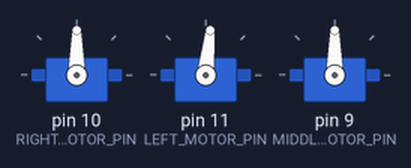
Simulated run of this sketch. Board: Arduino Uno, built with avr-gcc and run on an emulated ATmega328P. On the bench: 3 × servo.

Above: at 90.16 s.
At 90.77 s:
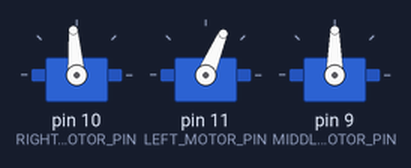
At 91.4 s:
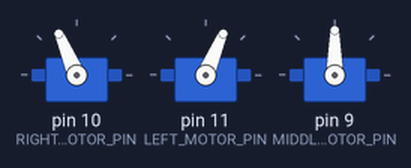
Timing chart, 0 to 92.9 s (numbered marks = the images above):
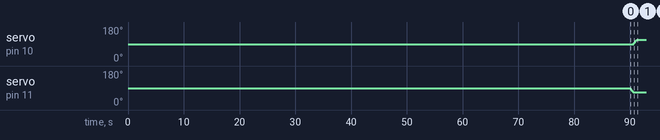

Measured:
- by itself, servo on pin 10 (RIGHT_MOTOR_PIN): moves from 90° to 113° over 0.62 s
- by itself, servo on pin 11 (LEFT_MOTOR_PIN): moves from 90° to 67° over 0.62 s

The sketch:

hardcode_shit.ino
```cpp
#include "hardcode_shit.h"
#include <Time.h>
#define BYTES_TO_DOUBLE(b, i)					\
						((long)b[i]) 			| \
						((long)b[i+1] << 8)	| \
						((long)b[i+2] << 16)	| \
						((long)b[i+3] << 20)
Servo motA, motB, motC;

const int thrust_delay = 5; // miliseconds
const int thrust_step = 1;
const int pulse_delay = 100;

pid_params_t yaw_pid = {Wb_YAW, 1.0,T_YAW,K_YAW, 0};

pid_params_t heave_pid = {Wb_HEAVE,1.0,T_HEAVE,K_HEAVE, 0};
State state = IDLE;

//char cmd = 0;
I2C_CMD cmd;

position_t pos;
position_t accel;
position_t vel;
position_t accel_d;
position_t vel_d;
position_t pos_d;
user_cmd_t user;
//pid_contol_t yaw_ctrl;
//pid_contol_t heave_ctrl;
mot_sig_t cur_mot;

i2c_packet_t i2c_send;
byte imu_data_b[24]; // 6axis * (4bytes/float)
float imu_data_f[6]; // TODO: get rid of this
byte i2c_buffer[127];
volatile float mpx4250_depth = 0;
double yaw_pid_output;
double heave_pid_output;
int user_power;

PID yaw_pid_ctrl(&(yaw_pid_output), &(pos.yaw), &(pos_d.yaw), yaw_pid.Kp, yaw_pid.Ki, yaw_pid.Kd, DIRECT);
PID heave_pid_ctrl(&(heave_pid_output), &(pos.z), &(pos_d.z), heave_pid.Kp, heave_pid.Ki, heave_pid.Kd, DIRECT);


int yaw_controller(float);
void process_imu_data(int, int);
void lr_motor_drive(int, int);
void surge(int);
void yaw(int);
void heave(int);
//inline void read_bytes(byte bytes[4]);
inline void read_bytes(byte bytes[4], byte *p, int i);

void setup(){

	Serial.begin(9600);

	//////// MOTOR SETUP ////////
	motA.attach(RIGHT_MOTOR_PIN, MIN_PULSE_LENGTH, MAX_PULSE_LENGTH); // right
    motB.attach(LEFT_MOTOR_PIN, MIN_PULSE_LENGTH, MAX_PULSE_LENGTH); // left
    motC.attach(MIDDLE_MOTOR_PIN, MIN_PULSE_LENGTH, MAX_PULSE_LENGTH); // middle

	// initialize i2c as slave
	Wire.begin(SLAVE_ADDRESS);

	// define callbacks for i2c communication

	// Set to mid point
	motA.writeMicroseconds(MID_PULSE_LENGTH);
	motB.writeMicroseconds(MID_PULSE_LENGTH);
	motC.writeMicroseconds(MID_PULSE_LENGTH);

	state = IDLE;
	user.mode = 1;
	yaw_pid.Kp = (yaw_pid.m + yaw_pid.Km) * yaw_pid.wn*yaw_pid.wn;
	yaw_pid.Kd = 2*yaw_pid.wn*yaw_pid.damp_ratio*(yaw_pid.m+yaw_pid.Km) - (yaw_pid.m/yaw_pid.T);
	yaw_pid.Ki = (yaw_pid.wn/10.0)*yaw_pid.Kp;
	yaw_pid.m = Iz - N_RDOT;
	yaw_pid.wn = 1.56*Wb_YAW;
	heave_pid.Kp = (heave_pid.m + heave_pid.Km) * heave_pid.wn*heave_pid.wn;
	heave_pid.Kd = 2*heave_pid.wn*heave_pid.damp_ratio*(heave_pid.m+heave_pid.Km) - (heave_pid.m/heave_pid.T);
	heave_pid.Ki = (heave_pid.wn/10.0)*heave_pid.Kp;
	heave_pid.m = M - N_WDOT;
	heave_pid.wn = 1.56*Wb_HEAVE;
	cur_mot.center = MID_PULSE_LENGTH;
	cur_mot.left = MID_PULSE_LENGTH;
	cur_mot.right = MID_PULSE_LENGTH;
	delay(60000);
	delay(30000);
}
time_t t;
int ft = 0;

void loop(void){
//	mpx4250_depth = get_depth(); // Read Pressure Sensor
//	pos.z = mpx4250_depth;

	//yaw_pid_ctrl.Compute();
	//heave_pid_ctrl.Compute();

	//cur_mot.yaw_thrust = ((yaw_pid.m + yaw_pid.Km) * (accel_d.yaw + (vel_d.yaw/yaw_pid.T))) - yaw_pid_output - (yaw_pid.Km * accel.yaw);
	//cur_mot.heave_thrust = ((heave_pid.m + heave_pid.Km) * (accel_d.z + (vel_d.z/heave_pid.T))) - heave_pid_output - (heave_pid.Km * accel.z) - GRAVITY_OFFSET;

 //step 1: move forward
		if (ft == 0) {
			ft = 1;
			cur_mot.center = MID_PULSE_LENGTH;
			motC.writeMicroseconds(MID_PULSE_LENGTH);
			surge(130);
			delay(65000);
		}
		surge(0);
		delay(65000);
		delay(65000);
		delay(65000);

			/*case STOP: // left
				state = IDLE;
				cur_mot.left = MID_PULSE_LENGTH;
				cur_mot.right = MID_PULSE_LENGTH;
				cur_mot.center = MID_PULSE_LENGTH;
				motA.writeMicroseconds(cur_mot.right);
				motB.writeMicroseconds(cur_mot.left);
				motC.writeMicroseconds(cur_mot.center);
				break;
			case FWD_SURGE:
				state = SURGING;
				cur_mot.center = MID_PULSE_LENGTH;
				motC.writeMicroseconds(MID_PULSE_LENGTH);
				surge(user.power);
				break;
			case RWD_SURGE:
				state = SURGING;
				cur_mot.center = MID_PULSE_LENGTH;
				motC.writeMicroseconds(MID_PULSE_LENGTH);
				surge(-user.power);
				break;
			case UP_HEAVE:
				cur_mot.left = MID_PULSE_LENGTH;
				cur_mot.right = MID_PULSE_LENGTH;
				motA.writeMicroseconds(MID_PULSE_LENGTH);
				motB.writeMicroseconds(MID_PULSE_LENGTH);
				heave(user.power);
				break;
			case DWN_HEAVE:
				cur_mot.left = MID_PULSE_LENGTH;
				cur_mot.right = MID_PULSE_LENGTH;
				motA.writeMicroseconds(MID_PULSE_LENGTH);
				motB.writeMicroseconds(MID_PULSE_LENGTH);
				state = HEAVING;
				heave( -user.power);
				break;
			case YAW_LEFT:
				state = YAWING;
				cur_mot.center = MID_PULSE_LENGTH;
				motC.writeMicroseconds(MID_PULSE_LENGTH);
				yaw( user.power);
				break;
			case YAW_RIGHT:
				state = YAWING;
				cur_mot.center = MID_PULSE_LENGTH;
				motC.writeMicroseconds(MID_PULSE_LENGTH);
				yaw(-user.power);
				break;
			case SHUT_DWN:
				state = IDLE;
				cur_mot.left = MID_PULSE_LENGTH;
				cur_mot.right = MID_PULSE_LENGTH;
				cur_mot.center = MID_PULSE_LENGTH;
				motA.writeMicroseconds(MID_PULSE_LENGTH);
				motB.writeMicroseconds(MID_PULSE_LENGTH);
				motC.writeMicroseconds(MID_PULSE_LENGTH);
				break;
			default:
				state = IDLE;
				cur_mot.left = MID_PULSE_LENGTH;
				cur_mot.right = MID_PULSE_LENGTH;
				cur_mot.center = MID_PULSE_LENGTH;
				motA.writeMicroseconds(MID_PULSE_LENGTH);
				motB.writeMicroseconds(MID_PULSE_LENGTH);
				motC.writeMicroseconds(MID_PULSE_LENGTH);
				break;
		}*/

/*	Serial.print("left: ");
	Serial.print(cur_mot.left);
	Serial.print(" right: ");
	Serial.print(cur_mot.right);
	Serial.print(" center: ");
	Serial.println(cur_mot.center);*/
}


void sendData(){ // i2c request callback

	if (cmd == SEND_ALL){
		i2c_send.data.cur_state = (byte)state;
		i2c_send.data.prev_state = 0; // tmp
		i2c_send.data.depth = mpx4250_depth;
		Wire.write(i2c_send.packet, sizeof(state_info_t));
	}
}

void receiveData(int byteCount){ // i2c recieve callback
	int i = 0;
	//signed char chksum = 0;
	cmd = Wire.read();
	double2bytes_t b2d;
	//Serial.print("numB ");
	//Serial.println(byteCount);

	while (Wire.available()){
		i2c_buffer[i] = Wire.read();
		i++;
	}

#if 0
	if (i) i--;
	if (chksum + (signed char)i2c_buffer[i] != 0) {
		Serial.print((signed char)i2c_buffer[i]);
		Serial.println(" Bad Data ");
	}
#endif

	switch(cmd) {

		case ALL_IMU: // sketchy cmd
			if ((signed char)i2c_buffer[i] != - 16) {
				Serial.println("Bad data");
			}
			read_bytes(b2d.b, i2c_buffer, 1); accel.x = b2d.d;
			read_bytes(b2d.b, i2c_buffer, 5); accel.y = b2d.d;
			read_bytes(b2d.b, i2c_buffer, 9); accel.z = b2d.d;
			read_bytes(b2d.b, i2c_buffer, 13); pos.yaw = b2d.d;
			break;

		case USER_CMD:
			user.direction =  i2c_buffer[1] |(i2c_buffer[2] << 8);
			user.power = i2c_buffer[3] |(i2c_buffer[4] << 8) ;
			break;

		case REF_TRAG:
			read_bytes(b2d.b, i2c_buffer, 1); pos_d.x = b2d.d;
			read_bytes(b2d.b, i2c_buffer, 5); pos_d.y = b2d.d;
			read_bytes(b2d.b, i2c_buffer, 9); pos_d.z = b2d.d;
			read_bytes(b2d.b, i2c_buffer, 13); vel_d.roll = b2d.d;
			read_bytes(b2d.b, i2c_buffer, 17); vel_d.pitch = b2d.d;
			read_bytes(b2d.b, i2c_buffer, 21); vel_d.yaw = b2d.d;
			break;

		case YAW_DYN:
			read_bytes(b2d.b, i2c_buffer, 1); pos.yaw = b2d.d;
			read_bytes(b2d.b, i2c_buffer, 5); vel.yaw = b2d.d;
			read_bytes(b2d.b, i2c_buffer, 9); accel.yaw = b2d.d;
			break;

		/*case HEAVE_DYN:
			pos.z = (double)BYTES_TO_DOUBLE(i2c_buffer, 1);
			vel.z = BYTES_TO_DOUBLE(i2c_buffer, 5);
			accel.z = BYTES_TO_DOUBLE(i2c_buffer, 9);
			break;

		case SURGE_DYN:
			pos.x = BYTES_TO_DOUBLE(i2c_buffer, 1);
			vel.x = BYTES_TO_DOUBLE(i2c_buffer, 5);
			accel.x = BYTES_TO_DOUBLE(i2c_buffer, 9);
			break;
*/
		case CHANGE_MODE:
			user.mode = i2c_buffer[1];
			break;
	}

}

float get_depth(){
	float v = analogRead(PRESSURE_SENSOR_PIN) * ADC_LSB;
	if (v < 0.204) return 20.0;
	if (v > 4.896) return 250.0;
	//float P =((v - MIN_OFFSET)/SENSITIVITY) + MIN_PRESSURE;
	float P = (v/SENSITIVITY) + MIN_PRESSURE;
	return ( 1000*(P-ATM_PRESSURE) / (WATER_DENSITY*GRAVITY) );
}

void process_imu_data(int type, int sz){
	int i = 0;
	float2bytes_t b2f;
	double * p = &(pos.x);
	switch(type){
		case ALL_IMU:
			for (i = 0; i < (sz>>2); i++){
				b2f.b[0] = imu_data_b[i*4];
				b2f.b[1] = imu_data_b[i*4+1];
				b2f.b[2] = imu_data_b[i*4+2];
				b2f.b[3] = imu_data_b[i*4+3];
				imu_data_f[i] = b2f.f;
				*p = (double)b2f.f;
				p++;
			}
			//Serial.println(imu_data_f[2],4);
			break;
	}
}

/**
 * *** Actuation Model ***
 *
 * ** Output forces and moments are found from input signals
 * ** K_a, K_b and K_c are thrust coefficents
 * ** NOTE: K_a = -1 * K_b
 *
 * X = (K_a * cur_mot.right) + (Kb * cur_mot.left)
 * Z = K_c * cur_mot.middle
 * N = (K_a * cur_mot.right * dist_right_arm) + (Kb * cur_mot.left * dist_left_arm)
 */

/*
 * Positive input causes ROV to surge forward
 * Negative input causes ROV to surge backward
 */
void surge(int thrust) {
	lr_motor_drive(MID_PULSE_LENGTH - (thrust / K_b), MID_PULSE_LENGTH+(thrust / K_a));
}
/*
 * Positive input causes ROV to YAW left of its heading
 * Negative input causes ROV to YAW right of its heading
 */
void yaw(int thrust) {
	lr_motor_drive(MID_PULSE_LENGTH+(thrust / (K_b * DIST_L)), MID_PULSE_LENGTH + (thrust / (K_a * DIST_R) ));
}

void lr_motor_drive(int left, int right) {

	int dl = thrust_step;
	int dr = thrust_step;

	if ( ((left - 1500)*( cur_mot.left - 1500)) < 0 ) {
		motB.writeMicroseconds(MID_PULSE_LENGTH);
		cur_mot.left = MID_PULSE_LENGTH;
	}

	if ( ((cur_mot.right - 1500)*(right-1500)) < 0){
		motA.writeMicroseconds(MID_PULSE_LENGTH);
		cur_mot.right = MID_PULSE_LENGTH;
	}

	if (left < cur_mot.left) {
		dl *= -1;
	}

	if (right < cur_mot.right) {
		dr *= -1;
	}

	while ( cur_mot.left != left) {
		cur_mot.left += dl;
		motB.writeMicroseconds(cur_mot.left);
		delay(thrust_delay);
	}

	while (cur_mot.right != right) {
		cur_mot.right += dr;
		motA.writeMicroseconds(cur_mot.right);
		delay(thrust_delay);
	}
}

/*
 * Actuates center motor so ROV heaves. Input corresponds to the width
 * of the square pulse signal given to ESC.
 *
 * Positive input causes ROV to heave up
 * Negative input causes ROV to heave down
 */

void heave(int thrust) {

	int dc = thrust_step;
	int input = MID_PULSE_LENGTH + (thrust / K_HEAVE);

	if ( ((input - 1500)*(cur_mot.center - 1500)) < 0) {
		motC.writeMicroseconds(MID_PULSE_LENGTH);
		cur_mot.center = MID_PULSE_LENGTH;
	}

	if (input < cur_mot.center) {
		dc *= -1;
	}

	while (cur_mot.center != input) {
		cur_mot.center += dc;
		motC.writeMicroseconds(cur_mot.center);
		delay(thrust_delay);
	}
}

// type == 0 -> r_d
// type == 1 -> rdot_d
// type == 2 -> w_d
// type == 3 -> wdot_d
// type == 4 -> u_d
// type == 5 -> udot_d
double saturate(int type, double input) {
	switch (type) {
		case 0:
			return constrain(input, -1*YAW_RATE_D_MAX, YAW_RATE_D_MAX);
		case 1:
			return constrain(input, -1*YAW_ACCEL_D_MAX, YAW_ACCEL_D_MAX);
		case 2:
			return constrain(input, -1*HEAVE_RATE_D_MAX, HEAVE_RATE_D_MAX);
		case 3:
			return constrain(input, -1*HEAVE_RATE_D_MAX, HEAVE_ACCEL_D_MAX);
		case 4:
			return constrain(input, -1*SURGE_RATE_D_MAX, SURGE_RATE_D_MAX);
		case 5:
			return constrain(input, -1*SURGE_ACCEL_D_MAX, SURGE_ACCEL_D_MAX);
	}
}

inline void read_bytes(byte bytes[4], byte *p, int i) {
							bytes[0] = p[i];
							bytes[1] = p[i+1];
							bytes[2] = p[i+2];
							bytes[3] = p[i+3];
							}
```

hardcode_shit.h
```cpp
#include <Servo.h>
#include <Wire.h>
#include <stdint.h>
#include <PID_v1.h>
#include <util/atomic.h>

// ROV Params
#define M 2.0976
#define Iz 0.02296
#define DRAG_COEFF_2_Z 0 // z nonlinear drag
#define DRAG_COEFF_Z 0 // z linear drag
#define DRAG_COEFF_YAW 0 // linear yaw drag
#define N_RDOT 0 // added mass for yaw
#define N_WDOT 0 // added mass for heave
#define DIST_L 1 // distance from left motor to COM
#define DIST_R 1 // distance from right motor to COM
#define K_c 1 // center motor input gain
#define K_a 1 // right motor input gain
#define K_b 1 // left motor input gain

#define GRAVITY_OFFSET 0 // GRAVITY - BOUYANCY

#define Wb_YAW 0.1
#define Wb_HEAVE 0.1
#define T_HEAVE 0 // heave time constant
#define T_YAW 0.431 // yaw time constant
#define T_SURGE 0 // surge input gain
#define K_YAW 1.13 // yaw gain for an input of 55 microseconds
#define K_HEAVE 1

#define YAW_CTRL_MAX 80
#define SURGE_CTRL_MAX 100
#define HEAVE_CTRL_MAX 120

#define YAW_RATE_D_MAX 1.0
#define YAW_ACCEL_D_MAX 0.5
#define HEAVE_RATE_D_MAX 0.2
#define HEAVE_ACCEL_D_MAX 0.1
#define SURGE_RATE_D_MAX 1.6
#define SURGE_ACCEL_D_MAX 0.5

// Motor Params
#define MIN_PULSE_LENGTH 1000 // Minimum pulse length in µs
#define MID_PULSE_LENGTH 1500 // Middle pulse length in µs
#define MAX_PULSE_LENGTH 2000 // Maximum pulse length in µs
#define DEAD_RANGE 90
#define MIN_FWD 1545 // needs to be checked
#define MIN_RWD 1455 // needs to be checked
#define RIGHT_MOTOR_PIN 10
#define LEFT_MOTOR_PIN 11
#define MIDDLE_MOTOR_PIN 9

// Pressure Sensor Params
#define WATER_DENSITY 998.57 // [kg/m^3] @ 18 [deg]
#define GRAVITY 9.81
#define PRESSURE_SENSOR_PIN A1
#define MIN_OFFSET 0.204 // Vdc
#define FULL_SCALE_OUTPUT 4.896 // Vdc
#define FULL_SCALE_SPAN 4.692 // Vdc
#define SENSITIVITY 0.02
#define MIN_PRESSURE 20
#define MAX_PRESSURE 250
#define ATM_PRESSURE 100.7 // kPa

// Arduino ADC
#define ADC_RES 1023
#define ADC_LSB 0.00488

// I2C constants
#define SLAVE_ADDRESS 0x04
#define SEND_SIZE 8 // bytes

// I2C commands
enum I2C_CMD {
	ALL_IMU,
	REF_TRAG,
	USER_CMD,
	SEND_ALL,
	CHANGE_MODE,
	YAW_DYN,
	HEAVE_DYN,
	SURGE_DYN
};

// ROV Motion State
enum State {
	IDLE,
	SURGING,
	YAWING,
	HEAVING
};

// ROV MODE
/*enum Mode {
	AUTONOMOUS,
	MANUAL
};*/
enum ManualDir {
	STOP,
	FWD_SURGE,
	RWD_SURGE,
	UP_HEAVE,
	DWN_HEAVE,
	YAW_LEFT,
	YAW_RIGHT,
	SHUT_DWN = 0xff
};
typedef union float2bytes_t {
  float f;
  byte b[sizeof(float)];
}; //float2bytes_t b2f;

typedef union double2bytes_t {
  double d;
  byte b[sizeof(double)];
}; //float2bytes_t b2f;


typedef struct state_info{
	int cur_state;
	int prev_state; // random / should be replaced with other 2 byte padding
	float depth;
} state_info_t;

typedef union i2c_packet {
	state_info_t data;
	byte packet[sizeof(state_info_t)];
}i2c_packet_t;

typedef struct position{
	double x;
	double y;
	double z;
	double roll;
	double pitch;
	double yaw;
} position_t;

typedef struct user_cmd{
	uint8_t mode; // autonomous = 0 or manual = 1
	int16_t direction; // if mode == 1 then set respective motors to power
	int16_t power; // if mode == 1 then set current motors to power, otherwise ignore
} user_cmd_t;

typedef struct pid_params {
	double wb;
	double damp_ratio;
	double T;
	double K;
	double Km;
	double wn;
	double m;
	double Kp;
	double Ki;
	double Kd;
	//unsigned long sample_freq; // might be equvialent to PID_T aka time const
	//float max_r;
	//float max_yaw;
} pid_params_t;

typedef struct pid_control {
	double i_gain;
	double d_gain;
	double p_gain;
	double prev;
	unsigned long pid_time;
	unsigned long time;
	double t_now;
	double t_prev;
} pid_contol_t;

typedef struct mot_sig {
	int right;
	int left;
	int center;
	double yaw_thrust;
	double heave_thrust;
	double surge_thrust;
} mot_sig_t;
```
